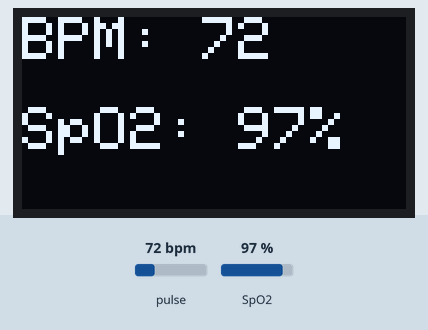
This sketch was run on a simulated Arduino Mega 2560, built with avr-gcc and run on an emulated ATmega2560. Shown: 128×64 one-colour display. The inputs (shaded band) are chosen by the test bench; at power-on: pulse 72 bpm, SpO2 97 %. What the sketch prints to the serial monitor is not drawn.

Above: at 2.9 s.
3.0 s: pulse set to 42 bpm
At 6.0 s:
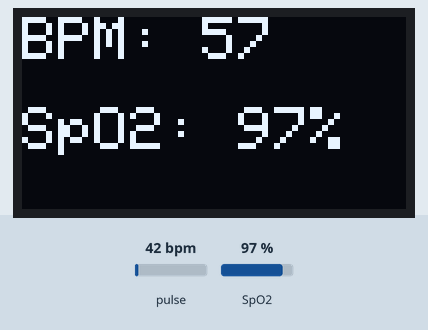
8.5 s: SpO2 set to 80 %
At 10.2 s:
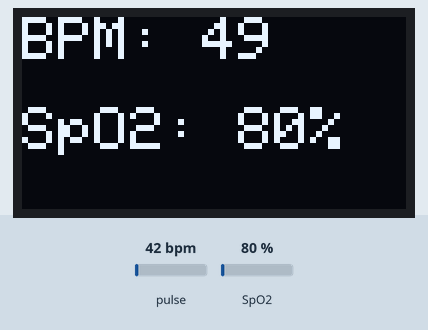
13.1 s: pulse set to 70 bpm
At 17.0 s:
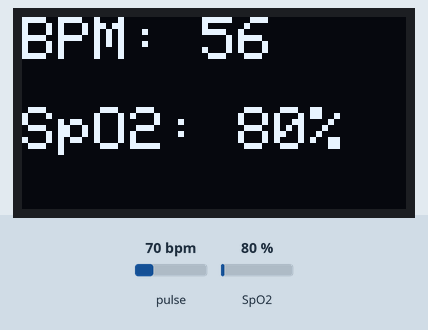
19.9 s: SpO2 set to 85 %
At 21.3 s:
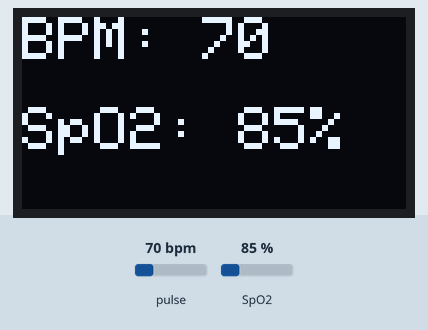
Timing chart, 0 to 22.9 s (numbered marks = the images above; inputs shaded):
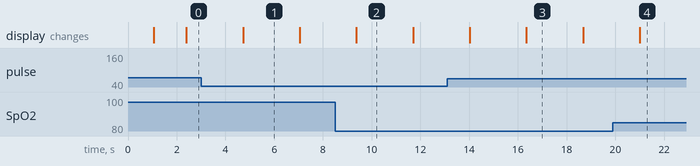

Measured:
- after the input at 3.0 s, the display: changes after 1.7 s (image 1)
- after the input at 13.1 s, the display: first changes after 0.92 s (image 3 shows a later state)
- after the input at 19.9 s, the display: changes after 1.1 s (image 4)
- what the display in image 1 shows lasts 2.3 s, from 4.7 s to 7.0 s

The sketch:

oximetro.ino
```cpp
#include <Wire.h>
#include <SPI.h>
#include <Adafruit_GFX.h>
#include <Adafruit_SSD1306.h>
#include "MAX30105.h"
#include "spo2_algorithm.h"

// === OLED SPI CONFIG ===
#define SCREEN_WIDTH 128
#define SCREEN_HEIGHT 64
#define OLED_MOSI   23
#define OLED_CLK    18
#define OLED_CS     5
#define OLED_DC     4
#define OLED_RESET  16

Adafruit_SSD1306 display(SCREEN_WIDTH, SCREEN_HEIGHT, &SPI, OLED_DC, OLED_RESET, OLED_CS);

// === SENSOR CONFIG ===
MAX30105 particleSensor;
const byte RATE_SIZE = 4;
int rates[RATE_SIZE];
byte rateSpot = 0;
long lastBeat = 0;

int32_t beatsPerMinute;
int beatAvg;
int32_t spo2;

void setup() {
  Serial.begin(115200);
  delay(1000);

  if (!display.begin(SSD1306_SWITCHCAPVCC)) {
    Serial.println(F("Erro no display OLED"));
    while (true);
  }

  display.clearDisplay();
  display.setTextSize(1);
  display.setTextColor(WHITE);
  display.setCursor(0, 10);
  display.println(F("Iniciando sensor..."));
  display.display();

  if (!particleSensor.begin(Wire, I2C_SPEED_STANDARD)) {
    display.clearDisplay();
    display.setCursor(0, 10);
    display.println(F("Sensor nao encontrado"));
    display.display();
    while (true);
  }

  particleSensor.setup();
  particleSensor.setPulseAmplitudeRed(0x3F);
  particleSensor.setPulseAmplitudeIR(0x3F);
}

void loop() {
  const uint8_t bufferLength = 100;
  uint32_t irBuffer[bufferLength];
  uint32_t redBuffer[bufferLength];
  bool dedoDetectado = false;

  // Coleta 100 amostras (~4s)
  for (int i = 0; i < bufferLength; i++) {
    while (!particleSensor.available()) {
      particleSensor.check();
    }
    redBuffer[i] = particleSensor.getRed();
    irBuffer[i] = particleSensor.getIR();
    particleSensor.nextSample();
  }

  // Detecta presença do dedo com base no IR
  for (int i = 0; i < bufferLength; i++) {
    // Ajuste esse limiar se necessário, dependendo do ambiente e do sensor
    if (irBuffer[i] > 30000) {
      dedoDetectado = true;
      break;
    }
  }

  // Se o dedo estiver detectado, tenta calcular os parâmetros
  if (dedoDetectado) {
    int8_t spo2Valid, hrValid;
    maxim_heart_rate_and_oxygen_saturation(
      irBuffer,
      bufferLength,
      redBuffer,
      &spo2,
      &spo2Valid,
      &beatsPerMinute,
      &hrValid
    );

    // Se os dados forem válidos (hrValid = 1, beatsPerMinute não for -999, e dentro do intervalo esperado)
    if (hrValid && beatsPerMinute != -999 && beatsPerMinute > 40 && beatsPerMinute < 120) {
      rates[rateSpot++] = beatsPerMinute;
      rateSpot %= RATE_SIZE;

      int soma = 0;
      int cont = 0;
      for (byte x = 0; x < RATE_SIZE; x++) {
        if (rates[x] > 40 && rates[x] < 120) {
          soma += rates[x];
          cont++;
        }
      }
      if (cont > 0) {
        beatAvg = soma / cont;
        Serial.print("Contador válido: ");
Serial.println(cont);
      }
    }
    // Se os dados não são válidos, não atualizamos; mantemos o último beatAvg.
  } else {
    spo2 = 0;
    beatAvg = 0;
  }

  // Atualiza o display
  display.clearDisplay();
  display.setTextSize(2);
  display.setCursor(0, 0);
  display.print("BPM: ");
if (beatAvg > 0)
  display.println(beatAvg);
else
  display.println("--");

  display.setCursor(0, 30);
  display.print("SpO2: ");
  // Exibimos o SpO2 somente se for um valor plausível
if (spo2 > 0 && spo2 <= 100)
  display.print(spo2);
else
  display.print("--");
  display.println("%");

  display.display();

  // Debug no Serial Monitor
  Serial.print("Dedo: ");
  Serial.print(dedoDetectado ? "Sim" : "Nao");
  Serial.print(" | Raw BPM: ");
  Serial.print(beatsPerMinute);
  Serial.print(" | Media: ");
  Serial.print(beatAvg);
  Serial.print(" | SpO2: ");
  Serial.println(spo2);

  delay(1000);
}
```
